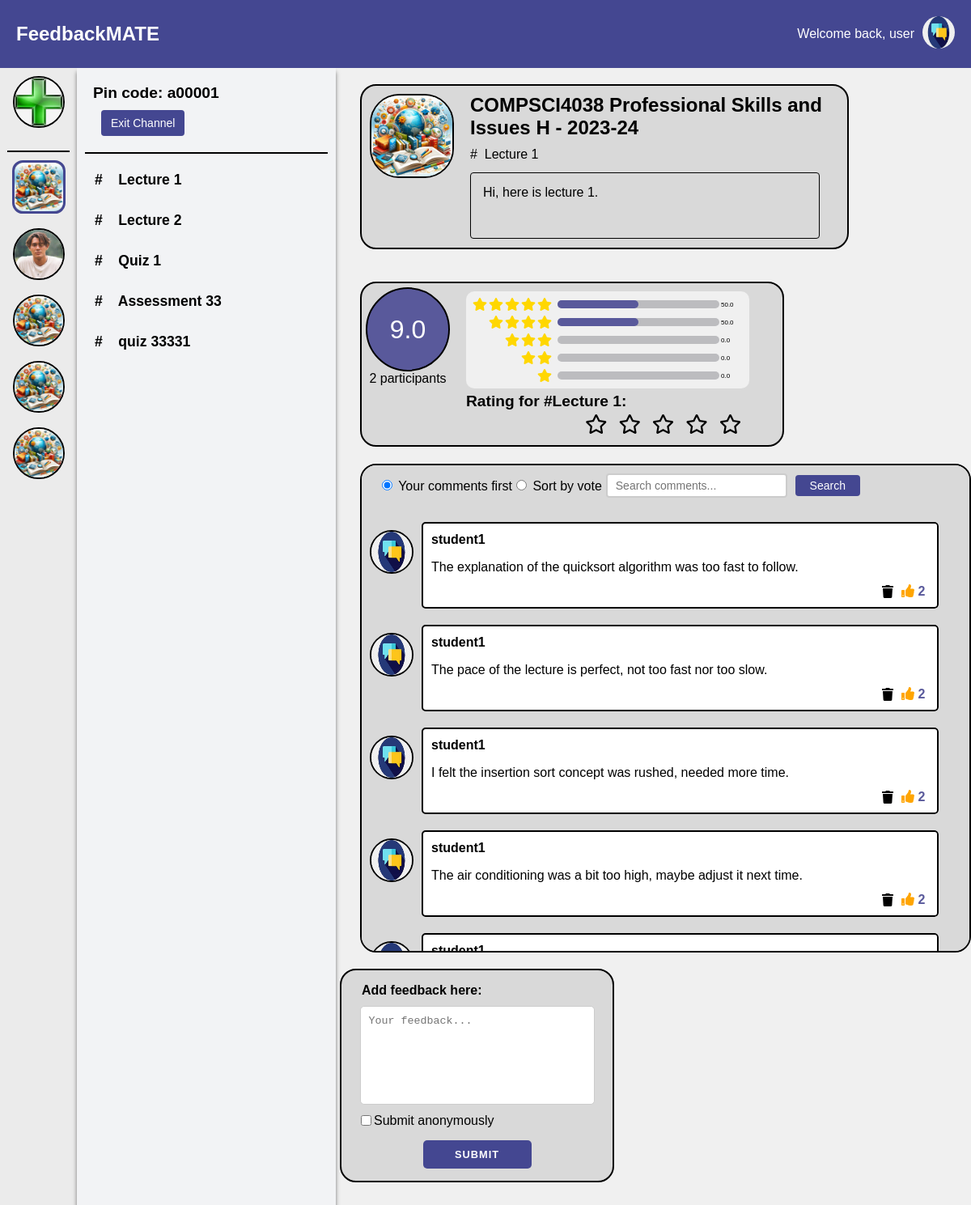
The app's page /student/channel/1/section/1/ (signed in), older data.
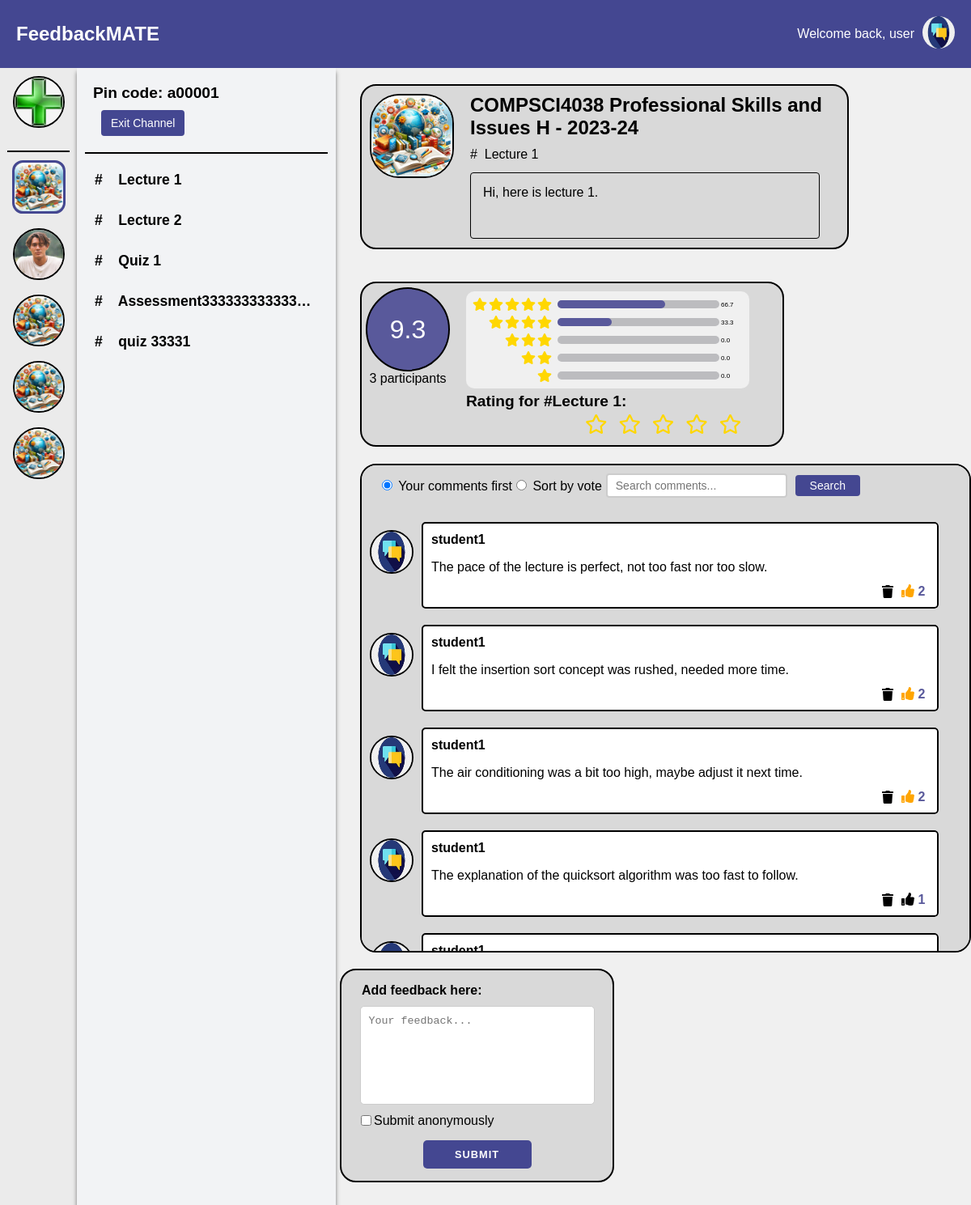
The same page, newer data.
### main/models.py (models this page shows, shortened)
class UserInfo(models.Model):
    user = models.OneToOneField(User, on_delete=models.CASCADE)
    profile_name = models.CharField(max_length=30)
    user_image = models.ImageField(upload_to=user_image_path, default='img/user.png')

class Channel(models.Model):
    name = models.CharField(max_length=70)
    pin_code = models.CharField(max_length=6, unique=True, blank=True, null=True)
    user = models.ForeignKey(User, on_delete=models.CASCADE)
    description = models.TextField(max_length=500, blank=True)
    image = models.ImageField(upload_to=channel_image_path, default='img/channel_icon.jpg')
    students = models.ManyToManyField(User, related_name='joined_channels', blank=True)

class Section(models.Model):
    channel = models.ForeignKey(Channel, on_delete=models.CASCADE)
    title = models.CharField(max_length=50)
    description = models.TextField(max_length=500, blank=True)
    total_rating = models.FloatField(default=0.0, blank=True)
    ratings_count = models.PositiveIntegerField(default=0, blank=True)
    one_star_users = models.ManyToManyField(User, related_name='one_star_sections', blank=True)
    two_star_users = models.ManyToManyField(User, related_name='two_star_sections', blank=True)
    three_star_users = models.ManyToManyField(User, related_name='three_star_sections', blank=True)
    four_star_users = models.ManyToManyField(User, related_name='four_star_sections', blank=True)
    five_star_users = models.ManyToManyField(User, related_name='five_star_sections', blank=True)
    one_star_percentage = models.FloatField(verbose_name="Percentage", default=0.0)
    two_star_percentage = models.FloatField(verbose_name="Percentage", default=0.0)
    three_star_percentage = models.FloatField(verbose_name="Percentage", default=0.0)
    four_star_percentage = models.FloatField(verbose_name="Percentage", default=0.0)
    five_star_percentage = models.FloatField(verbose_name="Percentage", default=0.0)

class Comment(models.Model):
    user = models.ForeignKey(User, on_delete=models.CASCADE)  # 评论者
    section = models.ForeignKey(Section, on_delete=models.CASCADE)  # 评论所属的section
    text = models.TextField(max_length=500)  # 评论内容
    read = models.BooleanField(default=False)
    reply = models.TextField(blank=True, null=True)
    is_anonymous = models.BooleanField(default=False)
    liked_users = models.ManyToManyField(User, related_name='liked_comments', blank=True)
    likes = models.IntegerField(default=0)

### main/views.py (the view)
# urls.py: path('student/channel/<int:channel_id>/section/<int:section_id>/', views.studentSection, name='student-section'),
def studentSection(request, channel_id, section_id):
    user_channels = request.user.joined_channels.all()
    current_channel = Channel.objects.get(id=channel_id)
    sections = Section.objects.filter(channel=current_channel)
    current_section = Section.objects.get(id=section_id)
    search_query = request.GET.get('search', '')
    comments_query = Comment.objects.filter(section=current_section)
    if search_query:
        comments_query = comments_query.filter(text__icontains=search_query)
    sort = request.GET.get('sort', 'user_first')
    comments_query = comments_query.annotate(
        current_user_comment=Case(
            When(user=request.user, then=Value(1)),
            default=Value(0),
            output_field=IntegerField()
        )
    )
    if sort == 'user_first':
        comments = comments_query.order_by('-current_user_comment', '-likes')
    else:
        comments = comments_query.order_by('-likes', '-current_user_comment')
    user_info = UserInfo.objects.get(user=request.user)
    user_rating = 0
    if current_section.one_star_users.filter(id=request.user.id).exists():
        user_rating = 1
    elif current_section.two_star_users.filter(id=request.user.id).exists():
        user_rating = 2
    elif current_section.three_star_users.filter(id=request.user.id).exists():
        user_rating = 3
    elif current_section.four_star_users.filter(id=request.user.id).exists():
        user_rating = 4
    elif current_section.five_star_users.filter(id=request.user.id).exists():
        user_rating = 5
    return render(request, 'student_section_detail.html', {
        'username': user_info.profile_name,
        'current_channel': current_channel,
        'sections': sections,
        'current_section': current_section,
        'channels': user_channels,
        'comments': comments,
        'user_image': user_info.user_image.url,
        'sort': sort,
        'search_query': search_query,
        'user_rating': user_rating,
    })

### main/templates/student_section_detail.html (shortened to what this page needs)
{% extends 'student_channel_detail.html' %}
{% load static %}
{% block section %}
{% for section in sections %}
    <div class="section-tooltip">
        <a href="{% url 'student-section' channel_id=section.channel.id section_id=section.id %}" class="section-item {% if current_section.id == section.id %}selected{% endif %}">
            #&nbsp;&nbsp;&nbsp; {{ section.title }}
        </a>
    </div>
{% endfor %}
{% endblock %}
{% block content %}
{{ block.super}}
<div class="top-section">
    <div class="description-box">
        <div class="description-left">
            <img src= "{{ current_channel.image.url }}" alt="Channel Image" class="channel-image">
        </div>
        <div class="channel-info">
            <h2 class="channel-name">{{ current_channel.name }}</h2>
            <p class="section-title"># &nbsp;{{ current_section.title }}</p>
            <p class="section-description">{{ current_section.description }}</p>
        </div>
    </div>
    <div class="rating-box">
        <div class="rating-overview">
            <div class="circle-rating">
                <span id="total-rating">{{ current_section.total_rating}}</span>
            </div>
            <div class="rating-participants">
                <span id="participants-count">{{ current_section.ratings_count}}</span> participants
            </div>
        </div>
        <div class="right-part">
            <div class="rating-statistics">
                <div class="rating-stat" data-star="5">
                    <i class="fas fa-star"></i>
                    <i class="fas fa-star"></i>
                    <i class="fas fa-star"></i>
                    <i class="fas fa-star"></i>
                    <i class="fas fa-star"></i>
                    <div class="rating-bar">
                        <div class="left-bar-5"></div>
                    </div>
                    <div class="percentage-count">
                        <span id="star-5-count">{{ current_section.five_star_percentage }}</span>
                    </div>
                </div>
                <div class="rating-stat" data-star="4">
                    <i class="fas fa-star"></i>
                    <i class="fas fa-star"></i>
                    <i class="fas fa-star"></i>
                    <i class="fas fa-star"></i>
                    <div class="rating-bar">
                        <div class="left-bar-4"></div>
                    </div>
                    <div class="percentage-count">
                        <span id="star-4-count">{{ current_section.four_star_percentage }}</span>
                    </div>
                </div>
                <div class="rating-stat" data-star="3">
                    <i class="fas fa-star"></i>
                    <i class="fas fa-star"></i>
                    <i class="fas fa-star"></i>
                    <div class="rating-bar">
                    </div>
                    <div class="percentage-count">
                        <span id="star-3-count">{{ current_section.three_star_percentage }}</span>
                    </div>
                </div>
                <div class="rating-stat" data-star="2">
                    <i class="fas fa-star"></i>
                    <i class="fas fa-star"></i>
                    <div class="rating-bar">
                    </div>
                    <div class="percentage-count">
                        <span id="star-2-count">{{ current_section.two_star_percentage }}</span>
                    </div>
                </div>
                <div class="rating-stat" data-star="1">
                    <i class="fas fa-star"></i>
                    <div class="rating-bar">
                    </div>
                    <div class="percentage-count">
                        <span id="star-1-count">{{ current_section.one_star_percentage }}</span>
                    </div>
                </div>
            </div>
            <div class="rating-heading">
                <h3>Rating for #{{ current_section.title }}:</h3>
            </div>
            <div class="rating-buttons" data-current-rating="0">
                {% for star in "12345" %}
                <i class="far fa-star rating-star" data-rating="{{ forloop.counter }}" onclick="rateSection(this, {{ current_section.id }}, '{{ forloop.counter }}')"></i>
                {% endfor %}
            </div>
        </div>
    </div>
    <div class="comment-section">
        <div class="search-sort-container">
        <form id="sort-form" method="get">
            <label class="sort-option">
                <input type="radio" name="sort" value="user_first" {% if request.GET.sort == "user_first" or not request.GET.sort %}checked{% endif %}>
                Your comments first
            </label>
            <label class="sort-option">
                <input type="radio" name="sort" value="vote_prioritize_user" {% if request.GET.sort == "vote_prioritize_user" %}checked{% endif %}>
                Sort by vote
            </label>
        </form>
        <form method="get" action="" class="search-form">
            <input type="text" name="search" placeholder="Search comments..." value="{{ request.GET.search|default:'' }}">
            <button type="submit">Search</button>
        </form>
        </div>
    {% for comment in comments %}
    <div class="comment" data-comment-id="{{ comment.id }}">
        <img src="{{ comment.user.userinfo.user_image.url }}" alt="User Image" class="user-image">
        <div class="comment-main" {% if comment.read %}style="border-color: #444791;"{% endif %}>
            <p class="comment-username">{{ comment.user.username }}</p>
            <p class="comment-text">{{ comment.text }}</p>
            <div class="comment-actions">
                {% if comment.user == request.user %}
                <i class="fas fa-trash delete-comment" data-comment-id="{{ comment.id }}" onclick="confirmDeleteComment(this)"></i>
                {% endif %}
                <div class="likes" data-comment-id="{{ comment.id }}">
                    <i class="fas fa-thumbs-up {% if request.user in comment.liked_users.all %}liked{% endif %}" onclick="toggleLike(this)"></i>
                    <span class="like-count">{{ comment.likes }}</span>
                </div>
            </div>
        </div>
    </div>
    {% endfor %}
    </div>
    <div class="provide-feedback-section">
        <form method="post" action="{% url 'submit-feedback' current_section.id %}">
            <p>Add feedback here:</p>
            <textarea name="feedback_content" placeholder="Your feedback..."  required maxlength="500"></textarea>
            <div class="anonymous-checkbox">
                <input type="checkbox" id="anonymous" name="anonymous" value="true">
                <label for="anonymous">Submit anonymously</label>
            </div>
            <button type="submit" class="submit-feedback-btn">Submit</button>
        </form>
    </div>
</div>
{% endblock %}

### main/templates/student_channel_detail.html (shortened to what this page needs)
{% extends 'student.html' %}
{% load static %}
{% block channel %}
    {% for channel in channels %}
    <div class="channel-icon-container {% if channel.id == current_channel.id %}selected-channel{% endif %}" data-channel-id="{{ channel.id }}">
        <img src="{{ channel.image.url }}" alt="" class="channel-icon {% if channel.id == current_channel.id %}selected-channel-icon{% endif %}" onclick="location.href='{% url 'student-channel-detail' channel.id %}'">
    </div>
    {% endfor %}
{% endblock %}
{% block content %}
<div class="section-nav">
    <div class="pin-code-display">
        Pin code: {{ current_channel.pin_code }}
        <button type="button" onclick="confirmExit({{ current_channel.id }})" class="create-section-btn">Exit Channel</button>
    </div>
    {% block section %}{% endblock%}
</div>
{% endblock %}

### main/templates/student.html (shortened to what this page needs)
<!DOCTYPE html>
<html lang="en">
{% load static %}
<head>
    <link rel="stylesheet" href="https://cdnjs.cloudflare.com/ajax/libs/font-awesome/5.15.1/css/all.min.css">
    <link rel="stylesheet" href="https://cdnjs.cloudflare.com/ajax/libs/font-awesome/5.15.3/css/all.min.css">
</head>
<body>
    <div class="app-container">
        <div class="header">
            <div class="logo">FeedbackMATE</div>
            <div class="user-info">
                <span class="welcome-text">Welcome back, {{ username }}</span>
                <div class="user-dropdown">
                    <img src="{{ user_image }}" alt="User Image" width="40" height="40" style="border-radius: 50%;">
                </div>
            </div>
        </div>
        <div class="main-container">
            <div class="sidebar">
                <div class="channel-icon-container add-channel create-channel-btn">
                    <img src="{% static 'img/add_channel_icon.jpg' %}" alt="Add Channel" class="channel-icon" onclick="location.href='{% url 'join-channel' %}'">
                </div>
                <div class="channel-divider"></div>
                {% block channel %}{% endblock %}
            </div>
            {% block content %}
            {% endblock %}
        </div>
    </div>
</body>
</html>

### main/templates/student.html (style rules this page uses)
body { font-family: Arial, sans-serif; margin: 0; padding: 0; background-color: #f0f0f0; }
.app-container { display: flex; flex-direction: column; max-height: 100vh; }
.header { display: flex; justify-content: space-between; align-items: center; padding: 20px; background-color: #444791; color: white; }
.logo { font-size: 24px; font-weight: bold; }
.user-info { display: flex; align-items: center; }
.welcome-text { margin-right: 10px; }
.user-dropdown { position: relative; }
.main-container { display: flex; flex-grow: 1; overflow: hidden; }
.sidebar { width: 75px; background-color: #EBEBEB; min-height: 100vh; max-height: 100vh; padding: 10px; display: flex; flex-direction: column; align-items: center; flex-shrink: 0; -ms-overflow-style: none; scrollbar-width: none; overflow-y: auto; overflow-x: hidden; }
.channel-divider { height: 0; background-color: black; border: 1px solid black; width: 100%; margin-top: 10px; margin-bottom: 10px; top: 0; z-index: 10; }
.add-channel { margin-bottom: 10px; border-bottom: 2px solid black; }
.channel-icon-container { position: relative; margin-bottom: 18px; border: 2px solid black; border-radius: 50%; width: 60px; height: 60px; display: flex; justify-content: center; align-items: center; transition: border-radius 0.1s; }
.channel-icon { max-width: 100%; max-height: 100%; border-radius: 50%; }

### main/templates/student_channel_detail.html (style rules this page uses)
.section-nav { background-color: #F2F3F5; padding: 10px; box-shadow: 5px 0 5px -5px rgba(0,0,0,0.5), -5px 0 5px -5px rgba(0,0,0,0.5); width: 300px; min-width: 300px; }
.pin-code-display { padding: 10px; margin-bottom: 10px; border-bottom: 2px solid black; background-color: #F2F3F5; text-align: left; font-weight: bold; font-size: 1.2em; }
.section-item { display: block; padding: 10px; margin: 5px 0; text-decoration: none; font-weight: bold; font-size: 1.1em; color: #000000; border-radius: 4px; transition: background-color 0.3s, box-shadow 0.3s; border: 2px solid transparent; width: 300px; min-width: 300px; box-sizing: border-box; overflow: hidden; white-space: nowrap; text-overflow: ellipsis; }
.selected-channel { position: relative; border: 3px solid #444791; border-radius: 20%; background-color: #BCBCBF; }
.selected-channel-icon { max-width: 100%; max-height: 100%; border-radius: 20%; }
.create-section-btn { padding: 8px 12px; background-color: #444791; color: white; border: none; border-radius: 4px; cursor: pointer; font-size: 14px; display: block; margin: 10px 0 10px 10px; text-align: center; }

Row changes from the older to the newer data that the page shows:
changed Section "Lecture 1": total_rating "9.0" → "9.3"; ratings_count "2" → "3"; five_star_percentage "50.0" → "66.7"; four_star_percentage "50.0" → "33.3"
changed Section: title "Assessment 33" → "Assessment333333333333…"
changed Comment "The explanation of the quicksort algorithm was too fast to follow.": likes "2" → "1"; moves down the list
